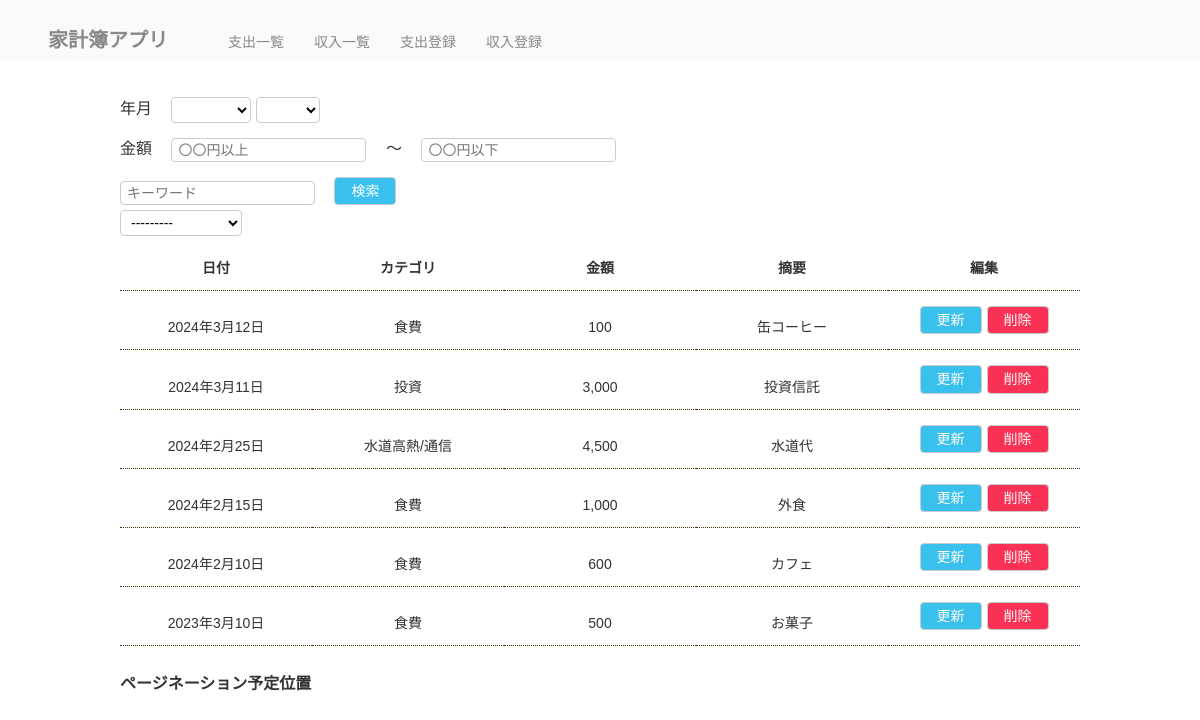
The app's page /, older data.
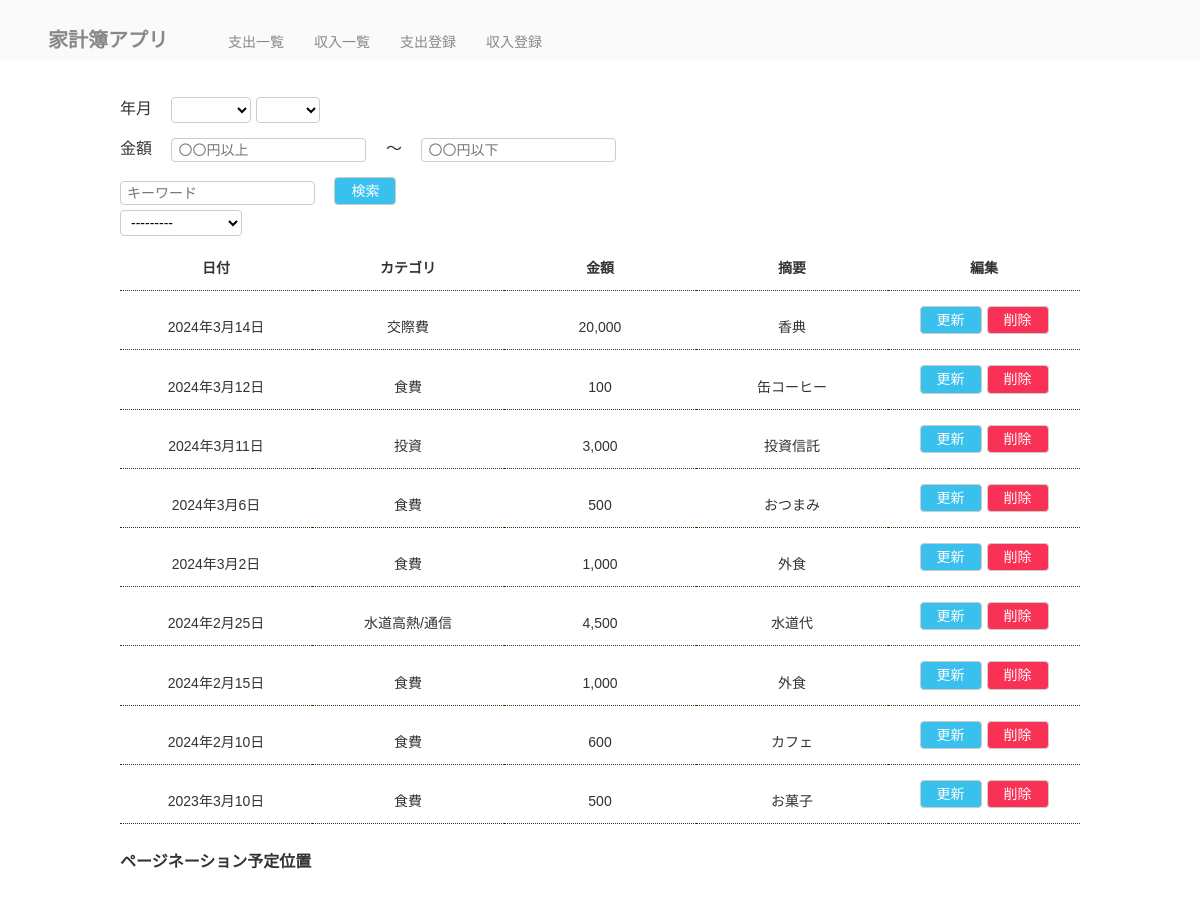
The same page, newer data.
### kakeibo/models.py (models this page shows)
class Payment(models.Model):
    date = models.DateField('日付')
    price = models.IntegerField('金額')
    category = models.ForeignKey(PaymentCategory, on_delete=models.PROTECT, verbose_name='カテゴリ')
    description = models.TextField('摘要', null=True, blank=True)

class PaymentCategory(models.Model):
    name = models.CharField('カテゴリ名', max_length=32)
    def __str__(self):
        return self.name

### kakeibo/views.py (the view, shortened to what this page needs)
# urls.py: path('', views.PaymentList.as_view(), name='payment_list'),
class PaymentList(generic.ListView):
    template_name = 'kakeibo/payment_list.html'
    model = Payment
    ordering = '-date'
    def get_queryset(self):
        queryset = super().get_queryset()
        self.form = form = PaymentSearchForm(self.request.GET or None)
        return queryset
    def get_context_data(self, **kwargs):
        context = super().get_context_data(**kwargs)
        context['search_form'] = self.form  # search formを渡す
        return context

### kakeibo/templates/kakeibo/payment_list.html (shortened to what this page needs)
{% extends 'kakeibo/base.html' %}
{% load humanize %}
{% block content %}
<form class="mt-2" id="search-form" action="" method="GET">
  <div>
    <label class="label mr-4">年月</label>
    {{ search_form.year }}
    {{ search_form.month }}
  </div>
  <div class="mt-4">
    <label class="label mr-4">金額</label>
    {{ search_form.greater_than }}
    <span class="ml-4 mr-4">～</span>
    {{ search_form.less_than }}
  </div>
  <div class="mt-4">
    {{ search_form.key_word }}
    <button class="btn btn-info ml-4" type="submit">検索</button>
  </div>
  <div class="mt-2 inline">
    {{ search_form.category }}
  </div>
</form>
<table class="table mt-3">
  <tr>
    <th>日付</th>
    <th>カテゴリ</th>
    <th>金額</th>
    <th>摘要</th>
    <th>編集</th>
  </tr>
  {% for payment in payment_list %}
  <tr>
    <td>{{ payment.date }}</td>
    <td>{{ payment.category }}</td>
    <td>{{ payment.price|intcomma}}</td>
    <td>
      {% if payment.description %}
      {{ payment.description }}
      {% endif %}
    </td>
    <td>
      <div class="manage-btn-area">
        <div class="update-btn-area">
          <a class="btn btn-info" href="{% url 'kakeibo:payment_update' payment.pk %}">更新</a>
        </div>
        <div class="delete-btn-area">
          <a class="btn btn-danger" href="{% url 'kakeibo:payment_delete' payment.pk %}">削除</a>
        </div>
      </div>
    </td>
  </tr>
  {% endfor %}
</table>
<div class="mt-5">
  <h1>ページネーション予定位置</h1>
</div>
{% endblock %}

### kakeibo/templates/kakeibo/base.html (shortened to what this page needs)
{% load static %}
<!DOCTYPE html>
<html lang="ja">
<head>
  <link rel="stylesheet" href="{% static 'kakeibo/css/reset.css' %}">
  <link rel="stylesheet" href="{% static 'kakeibo/css/style.css' %}">
</head>
<body>
  <header class="page-header">
    <h1>
      <a href="{% url 'kakeibo:payment_list' %}" class="header-title">家計簿アプリ</a>
    </h1>
    <nav class="nav">
      <ul class="main-nav ml-5">
        <li class="ml-5">
          <a href="{% url 'kakeibo:payment_list'%}">支出一覧</a>
        </li>
        <li class="ml-5">
          <a href="{% url 'kakeibo:income_list'%}">収入一覧</a>
        </li>
        <li class="ml-5">
          <a href="{% url 'kakeibo:payment_create'%}">支出登録</a>
        </li>
        <li class="ml-5">
          <a href="{% url 'kakeibo:income_create'%}">収入登録</a>
        </li>
    </nav>
  </header>
  <div class="layout">
    <div class="container">
      <main>
        {% block content %}{% endblock %}
      </main>
    </div>
  </div>
</body>
</html>

### kakeibo/static/kakeibo/css/style.css (style rules this page uses)
html { font-size: 62.5%; }
*, *::before, *::after { box-sizing: border-box; }
body { line-height: 1; background-color: #fff; color: #333; font-size: 1.4rem; font-family: "Hiragino Kaku Gothic ProN", Meiryo, sans-serif; }
.layout { padding-top: 56px; display: flex; flex-direction: column; min-height: 100vh; }
@media (min-width: 768px) { body { font-size: 16px; } }
a { text-decoration: none; color: #00809d; }
main { padding: 36px 0; min-height: 40vh; }
.container { margin: 0 10px; position: relative; }
@media (min-width: 768px) { .container { margin: 0 40px; } }
@media (min-width: 1024px) { .container { width: 960px; margin: 0 auto; } }
.page-header { padding: 30px 4% 10px; position: fixed; top: 0; width: 100%; background-color: #fafafa; display: flex; align-items: baseline; z-index: 9999; }
a.header-title { font-size: 2rem; margin: 0; padding: 0; color:#888; }
.main-nav { list-style: none; margin: 0; display: flex; }
.main-nav li { margin: 0 0 0 10px; font-size: 14px; }
.main-nav a { color: #888; }
.mt-2 { margin-top: 0.5rem !important; }
.mt-3 { margin-top: 1rem !important; }
.mt-4 { margin-top: 1.5rem !important; }
.mt-5 { margin-top: 3rem !important; }
.ml-4 { margin-left: 1.5rem !important; }
.ml-5 { margin-left: 3rem !important; }
.mr-4 { margin-right: 1.5rem !important; }
.table { border-collapse: collapse; border-spacing: 0; width: 100%; font-size: 1.4rem; }
.table tr { border-bottom: dotted 0.5px #432c02; }
.table th, .table td { text-align: center; width: 20%; padding: 15px 0; }
.form { font-size: 1.4rem; padding: 3px 6px; box-sizing: border-box; border-radius: 4px; border: solid 1px #ccc; background-color: #fff; font-family: "Ubuntu", "Noto Sans JP", sans-serif; }
.btn, a.btn { font-size: 1.4rem; color: #333; -webkit-appearance: none; appearance: none; padding: 4px 16px; line-height: 1.3; border-radius: 4px; border: solid 1px #ccc; background-color: #fff; vertical-align: bottom; font-family: "Ubuntu", "Noto Sans JP", sans-serif; display: inline-block; text-align: center; cursor: pointer; }
.btn-info, a.btn-info { background-color: #39c0ed; color: #fff; }
.btn-danger, a.btn-danger { background-color: #f93154; color: #fff; }
.manage-btn-area { display: flex; flex-direction: row; justify-content: center; }
.delete-btn-area { margin-left: 5px; }

Row changes from the older to the newer data that the page shows:
added Payment: date "2024年3月14日", category "交際費", price "20,000", description "香典"
added Payment: date "2024年3月6日", category "食費", price "500", description "おつまみ"
added Payment: date "2024年3月2日", category "食費", price "1,000", description "外食"
